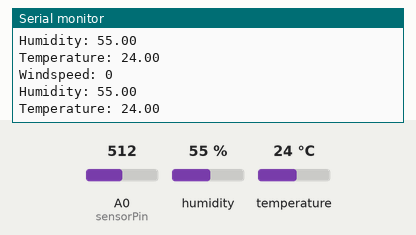
A sketch run on a simulated Arduino Uno, built with avr-gcc and run on an emulated ATmega328P. Shown: the last lines printed to the serial monitor. The test bench sets the inputs (shaded band); at power-on: humidity 55 %, temperature 24 °C, A0 (sensorPin) = 512.

Above: at 5.8 s.
5.9 s: humidity set to 22 %
9.7 s: temperature set to 12 °C
At 10.5 s:
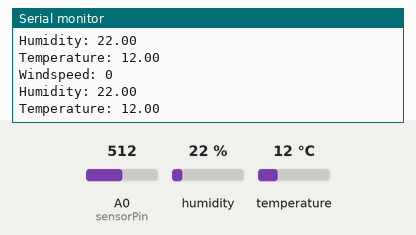
13.5 s: humidity set to 40 %
At 16.2 s:
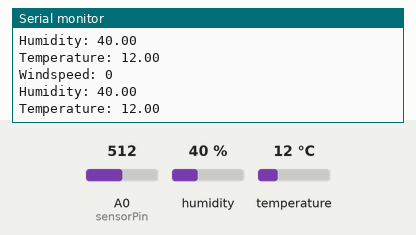
Timing chart, 0 to 17.7 s (numbered marks = the images above; inputs shaded):
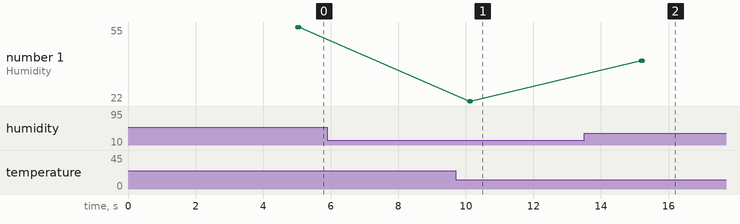

The sketch:

timedEWBsensors.ino
```cpp
#include <TimerOne.h>
#include <Wire.h>
#include <Adafruit_AM2315.h>
#include "definitions.h"


volatile int secondsTimer;  //Incremented by ISR
int seconds = 0;            //Initialize non volatile seconds timer
bool clearTimer = false;    //Signals to clear timer every ### seconds
Adafruit_AM2315 am2315;

void setup() {
  Timer1.initialize(1000000);   //Initialize timer to interrupt at 1 second per period
  Timer1.attachInterrupt(isr);  //Go to interrupt service routine every period
  am2315.begin();                //Initialize adafruit am2315 library
  Serial.begin(9600);
}

void loop() {
  noInterrupts();    //Must turn off interrupts while accessing volatile variables
    seconds = secondsTimer;   //Set non voltile seconds timers
    if(clearTimer)  //This loop clears the timer and the timer signal when set in the loop
      {
        secondsTimer = 0;
        Timer1.restart();
        clearTimer = false;
      }
  interrupts();      //Turn on interrupts after accessing variable


 if(seconds == 5) {  //Change this to change seconds between data logs
        Serial.print("Windspeed: "); Serial.println(windspeed());
        Serial.print("Humidity: "); Serial.println(am2315.readHumidity());
        Serial.print("Temperature: "); Serial.println(am2315.readTemperature());

        //insert data logging here
        clearTimer = true;
        seconds = 0;
    }
}

void isr() {
  secondsTimer++;
}

int windspeed() {
  int sensorValue = 0; //Variable stores the value direct from the analog pin
  float sensorVoltage = 0; //Variable that stores the voltage (in Volts) from the anemometer being sent to the analog pin
  float windSpeed = 0; // Wind speed in meters per second (m/s)

  sensorValue = analogRead(sensorPin); //Get a value between 0 and 1023 from the analog pin connected to the anemometer
  sensorVoltage = sensorValue * voltageConversionConstant; //Convert sensor value to actual voltage

  //Convert voltage value to wind speed using range of max and min voltages and wind speed for the anemometer
  if (sensorVoltage == voltageMin){
   windSpeed = 0; //Check if voltage is below minimum value. If so, set wind speed to zero.
  }else {
    windSpeed = (sensorVoltage - voltageMin)*windSpeedMax/(voltageMax - voltageMin); //For voltages above minimum value, use the linear relationship to calculate wind speed.
  }
}

//todo
//1. add temp+humidity code
//2. add wind speed code
//3. add fona808 code
//4. make time between data logs a variable
//5. turn insantaneous sensing into average
```

definitions.h
```cpp
//Anemometer Technical Variables
//The following variables correspond to the anemometer sold by Adafruit, but could be modified to fit other anemometers.

const int sensorPin = A0; //Defines the pin that the anemometer output is connected to

float voltageConversionConstant = .004882814; //This constant maps the value provided from the analog read function, which ranges from 0 to 1023, to actual voltage, which ranges from 0V to 5V
int sensorDelay = 1000; //Delay between sensor readings, measured in milliseconds (ms)

float voltageMin = .4; // Mininum output voltage from anemometer in mV.
float windSpeedMin = 0; // Wind speed in meters/sec corresponding to minimum voltage

float voltageMax = 2.0; // Maximum output voltage from anemometer in mV.
float windSpeedMax = 32; // Wind speed in meters/sec corresponding to maximum voltage

//Temp and Humidity sensor variables
// Connect RED of the AM2315 sensor to 5.0V
// Connect BLACK to Ground
// Connect WHITE to i2c clock - on '168/'328 Arduino Uno/Duemilanove/etc thats Analog 5
// Connect YELLOW to i2c data - on '168/'328 Arduino Uno/Duemilanove/etc thats Analog 4
```

Measured:
- after the input at 9.7 s, the serial monitor: prints a new line after 0.42 s (image 1)
- after the input at 13.5 s, the serial monitor: prints a new line after 1.7 s (image 2)
- plotted number 1: 22 → 40 after the input at 13.5 s
